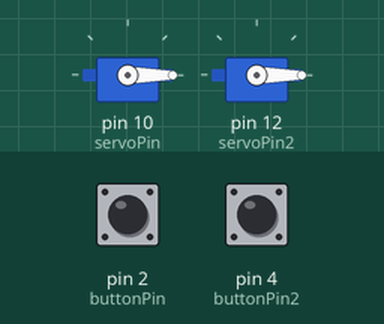
This sketch was run on a simulated Arduino Uno, built with avr-gcc and run on an emulated ATmega328P. Shown: 2 × servo. The inputs (shaded band) are chosen by the test bench; at power-on: pin 2 (buttonPin) LOW, pin 4 (buttonPin2) LOW.

Above: at 1.2 s.
1.3 s: pin 2 (buttonPin) pulled HIGH for 0.15 s
At 1.37 s:
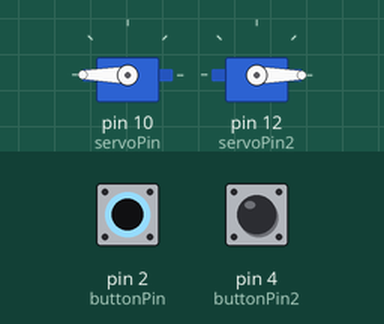
2.9 s: pin 4 (buttonPin2) pulled HIGH for 0.15 s
At 2.97 s:
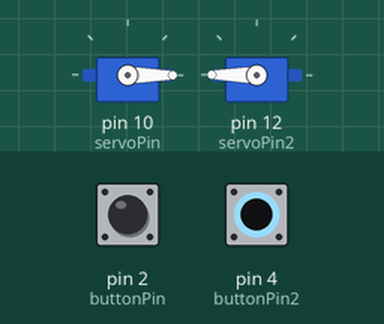
4.5 s: pin 4 (buttonPin2) pulled HIGH for 3.2 s
At 8.5 s:
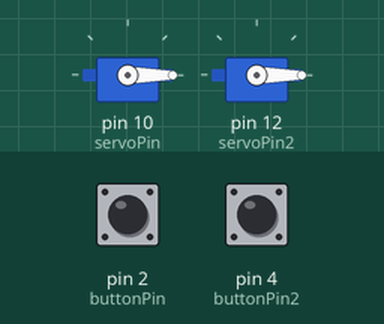
9.2 s: pin 2 (buttonPin) pulled HIGH for 3.2 s
At 9.6 s:
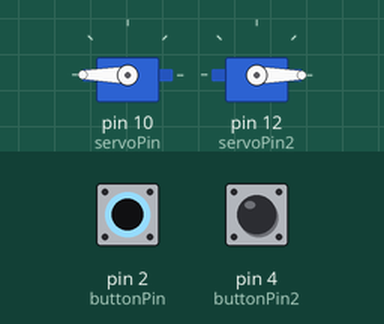
13.9 s: pin 2 (buttonPin) driven HIGH and pin 4 (buttonPin2) driven HIGH
At 14.4 s:
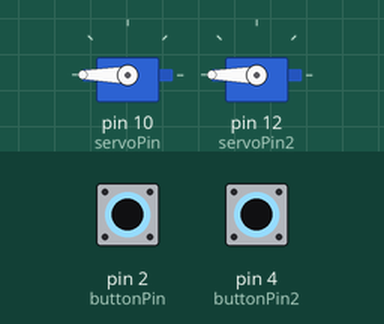
Timing chart, 0 to 16.4 s (numbered marks = the images above; inputs shaded):
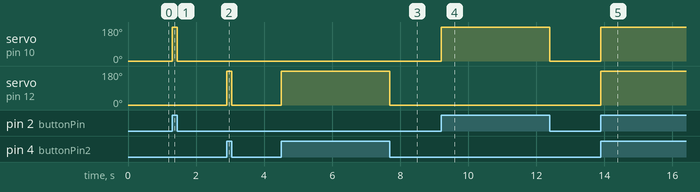

Measured:
- after the input at 1.3 s, servo on pin 10 (servoPin): 0° → 180° at once, → 0° 0.15 s later
- after the input at 2.9 s, servo on pin 12 (servoPin2): 0° → 180° at once, → 0° 0.15 s later
- after the input at 4.5 s, servo on pin 12 (servoPin2): 0° → 180° at once, → 0° 3.2 s later
- after the input at 9.2 s, servo on pin 10 (servoPin): 0° → 180° at once, → 0° 3.2 s later
- after the input at 13.9 s, servo on pin 10 (servoPin), servo on pin 12 (servoPin2): 0° → 180° at once

The sketch:

Beauty_and_the_Beast.ino
```cpp
/*
Beauty and the Beast

Team Name: Dream Team
Team Members: Isabella Martinez and Maggie Rheudasil
Description: In this program we used buttons that will activate servos to spin 180 degrees when pressed.
*/

#include <Servo.h>

// VARIABLES
Servo myservo; //scene one servo variable
Servo myservo2; //scene two servo variable
int pos = 0;
const int buttonPin = 2;
const int buttonPin2 = 4;
const int servoPin = 10;
const int servoPin2 = 12;
int buttonState = 0;
int buttonState2 = 0;
int previousButtonState;
int previousButtonState2;

unsigned long currentTime;
unsigned long previousTime = 0;
int timerLength = 2000;

// SETTING UP SERVO & BUTTON
void setup() {
  myservo.attach(servoPin); // attaches the servo on pin 10 to the servo object
  myservo2.attach(servoPin2); // attaches the servo on pin 12 to the servo object
  myservo.write(0);
  myservo2.write(0);
  pinMode(buttonPin, INPUT);
  pinMode(buttonPin2, INPUT);
  pinMode(servoPin, OUTPUT);
  pinMode(servoPin2, OUTPUT);
}

// LOGIC
void loop() {

  // SCENE #1: belle approaching rose
  buttonState = digitalRead(buttonPin);

  if (previousButtonState != buttonState){
    //rose will spin from pretty to withered
    if(buttonState == HIGH){
      myservo.write(180);
    } else {
      myservo.write(0);
    }
  }
  previousButtonState = buttonState;

  //  SCENE #3: ballroom scene
  buttonState2 = digitalRead(buttonPin2);

  if (previousButtonState2 != buttonState2){
    //belle and beast will dance!
    if(buttonState2 == HIGH){
      myservo2.write(180);
    } else {
      myservo2.write(0);
    }
  }
  previousButtonState2 = buttonState2;
}
```
